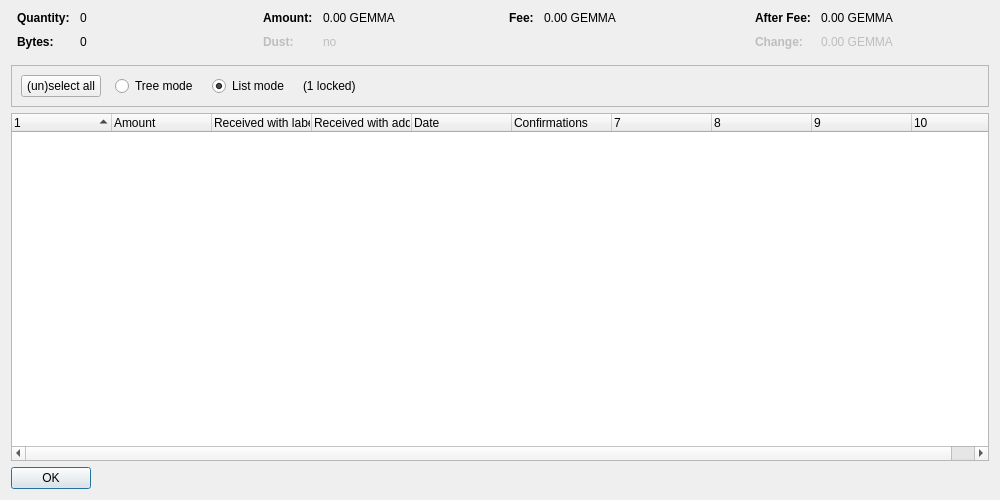
<?xml version="1.0" encoding="UTF-8"?>
<ui version="4.0">
 <class>CoinControlDialog</class>
 <widget class="QDialog" name="CoinControlDialog">
  <property name="geometry">
   <rect>
    <x>0</x>
    <y>0</y>
    <width>1000</width>
    <height>500</height>
   </rect>
  </property>
  <property name="windowTitle">
   <string>Coin Selection</string>
  </property>
  <layout class="QVBoxLayout" name="verticalLayout">
   <item>
    <layout class="QHBoxLayout" name="horizontalLayoutTop" stretch="0,0,0,0">
     <property name="topMargin">
      <number>0</number>
     </property>
     <property name="bottomMargin">
      <number>10</number>
     </property>
     <item>
      <layout class="QFormLayout" name="formLayoutCoinControl1">
       <property name="horizontalSpacing">
        <number>10</number>
       </property>
       <property name="verticalSpacing">
        <number>10</number>
       </property>
       <property name="leftMargin">
        <number>6</number>
       </property>
       <property name="rightMargin">
        <number>6</number>
       </property>
       <item row="0" column="0">
        <widget class="QLabel" name="labelCoinControlQuantityText">
         <property name="font">
          <font>
           <weight>75</weight>
           <bold>true</bold>
          </font>
         </property>
         <property name="text">
          <string>Quantity:</string>
         </property>
        </widget>
       </item>
       <item row="0" column="1">
        <widget class="QLabel" name="labelCoinControlQuantity">
         <property name="cursor">
          <cursorShape>IBeamCursor</cursorShape>
         </property>
         <property name="contextMenuPolicy">
          <enum>Qt::ActionsContextMenu</enum>
         </property>
         <property name="text">
          <string notr="true">0</string>
         </property>
         <property name="textInteractionFlags">
          <set>Qt::LinksAccessibleByMouse|Qt::TextSelectableByKeyboard|Qt::TextSelectableByMouse</set>
         </property>
        </widget>
       </item>
       <item row="1" column="0">
        <widget class="QLabel" name="labelCoinControlBytesText">
         <property name="font">
          <font>
           <weight>75</weight>
           <bold>true</bold>
          </font>
         </property>
         <property name="text">
          <string>Bytes:</string>
         </property>
        </widget>
       </item>
       <item row="1" column="1">
        <widget class="QLabel" name="labelCoinControlBytes">
         <property name="cursor">
          <cursorShape>IBeamCursor</cursorShape>
         </property>
         <property name="contextMenuPolicy">
          <enum>Qt::ActionsContextMenu</enum>
         </property>
         <property name="text">
          <string notr="true">0</string>
         </property>
         <property name="textInteractionFlags">
          <set>Qt::LinksAccessibleByMouse|Qt::TextSelectableByKeyboard|Qt::TextSelectableByMouse</set>
         </property>
        </widget>
       </item>
      </layout>
     </item>
     <item>
      <layout class="QFormLayout" name="formLayoutCoinControl2">
       <property name="horizontalSpacing">
        <number>10</number>
       </property>
       <property name="verticalSpacing">
        <number>10</number>
       </property>
       <property name="leftMargin">
        <number>6</number>
       </property>
       <property name="rightMargin">
        <number>6</number>
       </property>
       <item row="0" column="0">
        <widget class="QLabel" name="labelCoinControlAmountText">
         <property name="font">
          <font>
           <weight>75</weight>
           <bold>true</bold>
          </font>
         </property>
         <property name="text">
          <string>Amount:</string>
         </property>
        </widget>
       </item>
       <item row="0" column="1">
        <widget class="QLabel" name="labelCoinControlAmount">
         <property name="cursor">
          <cursorShape>IBeamCursor</cursorShape>
         </property>
         <property name="contextMenuPolicy">
          <enum>Qt::ActionsContextMenu</enum>
         </property>
         <property name="text">
          <string notr="true">0.00 GEMMA</string>
         </property>
         <property name="textInteractionFlags">
          <set>Qt::LinksAccessibleByMouse|Qt::TextSelectableByKeyboard|Qt::TextSelectableByMouse</set>
         </property>
        </widget>
       </item>
       <item row="1" column="0">
        <widget class="QLabel" name="labelCoinControlLowOutputText">
         <property name="enabled">
          <bool>false</bool>
         </property>
         <property name="font">
          <font>
           <weight>75</weight>
           <bold>true</bold>
          </font>
         </property>
         <property name="text">
          <string>Dust:</string>
         </property>
        </widget>
       </item>
       <item row="1" column="1">
        <widget class="QLabel" name="labelCoinControlLowOutput">
         <property name="enabled">
          <bool>false</bool>
         </property>
         <property name="cursor">
          <cursorShape>IBeamCursor</cursorShape>
         </property>
         <property name="contextMenuPolicy">
          <enum>Qt::ActionsContextMenu</enum>
         </property>
         <property name="text">
          <string notr="true">no</string>
         </property>
         <property name="textInteractionFlags">
          <set>Qt::LinksAccessibleByMouse|Qt::TextSelectableByKeyboard|Qt::TextSelectableByMouse</set>
         </property>
        </widget>
       </item>
      </layout>
     </item>
     <item>
      <layout class="QFormLayout" name="formLayoutCoinControl3">
       <property name="horizontalSpacing">
        <number>10</number>
       </property>
       <property name="verticalSpacing">
        <number>10</number>
       </property>
       <property name="leftMargin">
        <number>6</number>
       </property>
       <property name="rightMargin">
        <number>6</number>
       </property>
       <item row="0" column="0">
        <widget class="QLabel" name="labelCoinControlFeeText">
         <property name="font">
          <font>
           <weight>75</weight>
           <bold>true</bold>
          </font>
         </property>
         <property name="text">
          <string>Fee:</string>
         </property>
        </widget>
       </item>
       <item row="0" column="1">
        <widget class="QLabel" name="labelCoinControlFee">
         <property name="cursor">
          <cursorShape>IBeamCursor</cursorShape>
         </property>
         <property name="contextMenuPolicy">
          <enum>Qt::ActionsContextMenu</enum>
         </property>
         <property name="text">
          <string notr="true">0.00 GEMMA</string>
         </property>
         <property name="textInteractionFlags">
          <set>Qt::LinksAccessibleByMouse|Qt::TextSelectableByKeyboard|Qt::TextSelectableByMouse</set>
         </property>
        </widget>
       </item>
      </layout>
     </item>
     <item>
      <layout class="QFormLayout" name="formLayoutCoinControl4">
       <property name="horizontalSpacing">
        <number>10</number>
       </property>
       <property name="verticalSpacing">
        <number>10</number>
       </property>
       <property name="leftMargin">
        <number>6</number>
       </property>
       <property name="rightMargin">
        <number>6</number>
       </property>
       <item row="0" column="0">
        <widget class="QLabel" name="labelCoinControlAfterFeeText">
         <property name="font">
          <font>
           <weight>75</weight>
           <bold>true</bold>
          </font>
         </property>
         <property name="text">
          <string>After Fee:</string>
         </property>
        </widget>
       </item>
       <item row="0" column="1">
        <widget class="QLabel" name="labelCoinControlAfterFee">
         <property name="cursor">
          <cursorShape>IBeamCursor</cursorShape>
         </property>
         <property name="contextMenuPolicy">
          <enum>Qt::ActionsContextMenu</enum>
         </property>
         <property name="text">
          <string notr="true">0.00 GEMMA</string>
         </property>
         <property name="textInteractionFlags">
          <set>Qt::LinksAccessibleByMouse|Qt::TextSelectableByKeyboard|Qt::TextSelectableByMouse</set>
         </property>
        </widget>
       </item>
       <item row="1" column="0">
        <widget class="QLabel" name="labelCoinControlChangeText">
         <property name="enabled">
          <bool>false</bool>
         </property>
         <property name="font">
          <font>
           <weight>75</weight>
           <bold>true</bold>
          </font>
         </property>
         <property name="text">
          <string>Change:</string>
         </property>
        </widget>
       </item>
       <item row="1" column="1">
        <widget class="QLabel" name="labelCoinControlChange">
         <property name="enabled">
          <bool>false</bool>
         </property>
         <property name="cursor">
          <cursorShape>IBeamCursor</cursorShape>
         </property>
         <property name="contextMenuPolicy">
          <enum>Qt::ActionsContextMenu</enum>
         </property>
         <property name="text">
          <string notr="true">0.00 GEMMA</string>
         </property>
         <property name="textInteractionFlags">
          <set>Qt::LinksAccessibleByMouse|Qt::TextSelectableByKeyboard|Qt::TextSelectableByMouse</set>
         </property>
        </widget>
       </item>
      </layout>
     </item>
    </layout>
   </item>
   <item>
    <widget class="QFrame" name="frame">
     <property name="minimumSize">
      <size>
       <width>0</width>
       <height>40</height>
      </size>
     </property>
     <property name="frameShape">
      <enum>QFrame::StyledPanel</enum>
     </property>
     <property name="frameShadow">
      <enum>QFrame::Sunken</enum>
     </property>
     <layout class="QHBoxLayout" name="horizontalLayout">
      <item>
       <layout class="QHBoxLayout" name="horizontalLayoutPanel" stretch="0,0,0,0,0">
        <property name="spacing">
         <number>14</number>
        </property>
        <item>
         <widget class="QPushButton" name="pushButtonSelectAll">
          <property name="sizePolicy">
           <sizepolicy hsizetype="Maximum" vsizetype="Fixed">
            <horstretch>0</horstretch>
            <verstretch>0</verstretch>
           </sizepolicy>
          </property>
          <property name="text">
           <string>(un)select all</string>
          </property>
          <property name="autoDefault">
           <bool>false</bool>
          </property>
         </widget>
        </item>
        <item>
         <widget class="QRadioButton" name="radioTreeMode">
          <property name="sizePolicy">
           <sizepolicy hsizetype="Maximum" vsizetype="Fixed">
            <horstretch>0</horstretch>
            <verstretch>0</verstretch>
           </sizepolicy>
          </property>
          <property name="text">
           <string>Tree mode</string>
          </property>
         </widget>
        </item>
        <item>
         <widget class="QRadioButton" name="radioListMode">
          <property name="sizePolicy">
           <sizepolicy hsizetype="Maximum" vsizetype="Fixed">
            <horstretch>0</horstretch>
            <verstretch>0</verstretch>
           </sizepolicy>
          </property>
          <property name="text">
           <string>List mode</string>
          </property>
          <property name="checked">
           <bool>true</bool>
          </property>
         </widget>
        </item>
        <item>
         <widget class="QLabel" name="labelLocked">
          <property name="text">
           <string notr="true">(1 locked)</string>
          </property>
         </widget>
        </item>
        <item>
         <spacer name="horizontalSpacer">
          <property name="orientation">
           <enum>Qt::Horizontal</enum>
          </property>
          <property name="sizeHint" stdset="0">
           <size>
            <width>40</width>
            <height>20</height>
           </size>
          </property>
         </spacer>
        </item>
       </layout>
      </item>
     </layout>
    </widget>
   </item>
   <item>
    <widget class="CoinControlTreeWidget" name="treeWidget">
     <property name="contextMenuPolicy">
      <enum>Qt::CustomContextMenu</enum>
     </property>
     <property name="sortingEnabled">
      <bool>false</bool>
     </property>
     <property name="columnCount">
      <number>10</number>
     </property>
     <attribute name="headerShowSortIndicator" stdset="0">
      <bool>true</bool>
     </attribute>
     <attribute name="headerStretchLastSection">
      <bool>false</bool>
     </attribute>
     <column>
      <property name="text">
       <string/>
      </property>
     </column>
     <column>
      <property name="text">
       <string>Amount</string>
      </property>
     </column>
     <column>
      <property name="text">
       <string>Received with label</string>
      </property>
     </column>
     <column>
      <property name="text">
       <string>Received with address</string>
      </property>
     </column>
     <column>
      <property name="text">
       <string>Date</string>
      </property>
     </column>
     <column>
      <property name="text">
       <string>Confirmations</string>
      </property>
      <property name="toolTip">
       <string>Confirmed</string>
      </property>
     </column>
     <column>
      <property name="text">
       <string/>
      </property>
     </column>
     <column>
      <property name="text">
       <string/>
      </property>
     </column>
     <column>
      <property name="text">
       <string/>
      </property>
     </column>
     <column>
      <property name="text">
       <string/>
      </property>
     </column>
    </widget>
   </item>
   <item>
    <widget class="QDialogButtonBox" name="buttonBox">
     <property name="sizePolicy">
      <sizepolicy hsizetype="Maximum" vsizetype="Fixed">
       <horstretch>0</horstretch>
       <verstretch>0</verstretch>
      </sizepolicy>
     </property>
     <property name="orientation">
      <enum>Qt::Horizontal</enum>
     </property>
     <property name="standardButtons">
      <set>QDialogButtonBox::Ok</set>
     </property>
    </widget>
   </item>
  </layout>
 </widget>
 <customwidgets>
  <customwidget>
   <class>CoinControlTreeWidget</class>
   <extends>QTreeWidget</extends>
   <header>coincontroltreewidget.h</header>
  </customwidget>
 </customwidgets>
 <resources/>
 <connections/>
</ui>
